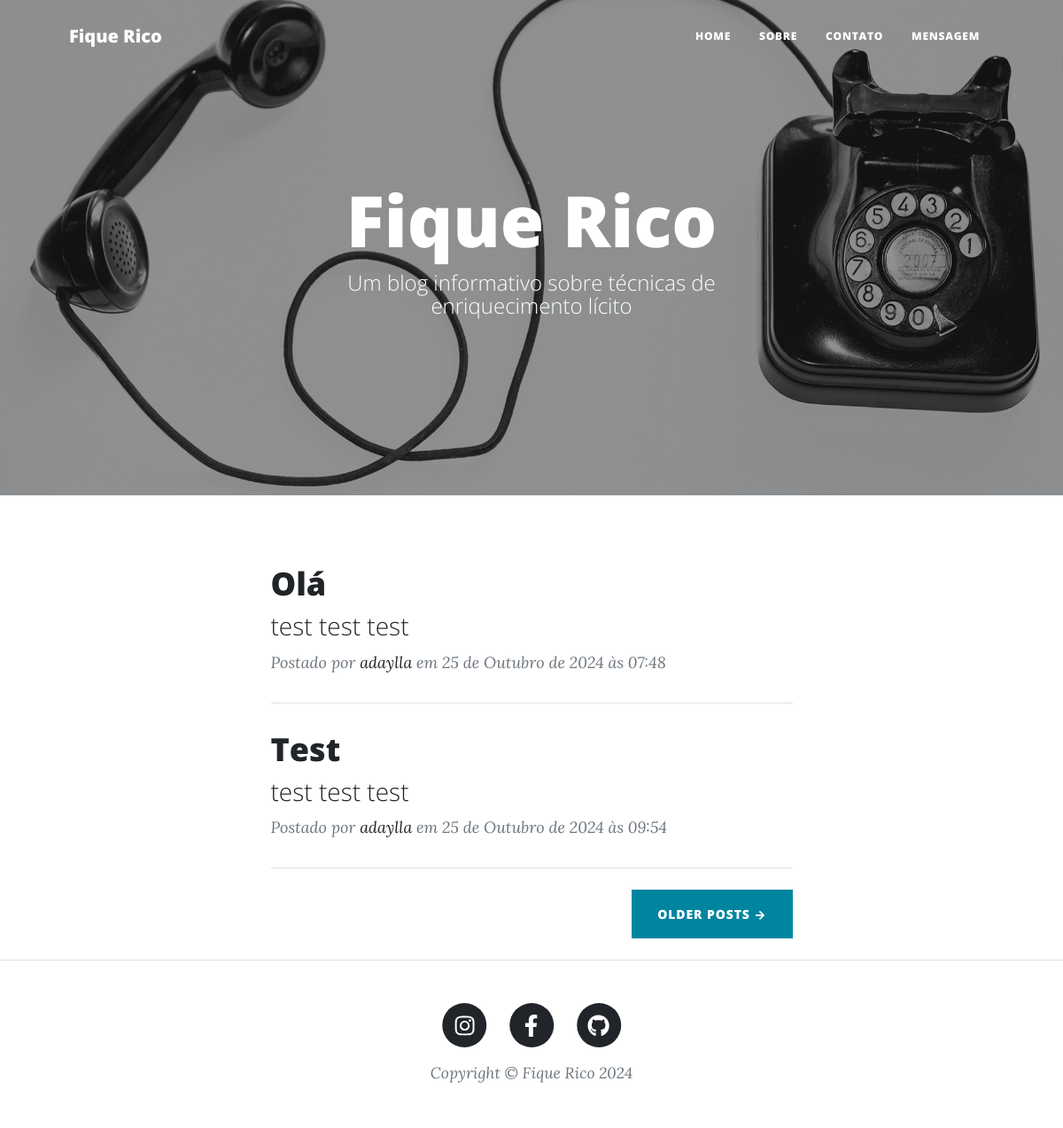
The page / on the database its author committed.
### blog/models.py (models this page shows, shortened)
class Blog(models.Model):
    nome = models.CharField(max_length=100)
    subnome = models.CharField(max_length=100, blank=True)
    descricao = models.TextField(max_length=2000)
    capa = models.ImageField()
    instagram = models.URLField()
    facebook = models.URLField()
    github = models.URLField()
    autores = models.ManyToManyField(User)

class Post(models.Model):
    titulo = models.CharField(max_length=140)
    subtitulo = models.CharField(max_length=140, blank=True)
    data_criacao = models.DateTimeField(auto_now_add=True)
    usuario = models.ForeignKey(User, on_delete=models.CASCADE)
    conteudo = models.TextField(max_length=2000)
    capa = models.ImageField(blank=True)

### blog/views.py (the view)
# urls.py: path('', views.index, name='index'),
def index(request):
    context = {
        "posts": Post.objects.all(),
        "blog": Blog.objects.first()
    }
    return render(request, "index.html", context)

### blog/templates/index.html
{% extends "base.html" %}
{% load static %}
{% block content %}
<div class="container px-4 px-lg-5">
    <div class="row gx-4 gx-lg-5 justify-content-center">
        <div class="col-md-10 col-lg-8 col-xl-7">
            {% for post in posts %}
            <div class="post-preview">
                <a href="{% url 'post' post.id %}">
                    <h2 class="post-title">{{ post.titulo }}</h2>
                    <h3 class="post-subtitle">{{ post.subtitulo }}</h3>
                </a>
                <p class="post-meta">
                    Postado por
                    <a href="#!">{{ post.usuario.username }}</a>
                    em {{ post.data_criacao }}
                </p>
            </div>
            <hr class="my-4" />
            {% endfor %}
            <div class="d-flex justify-content-end mb-4"><a class="btn btn-primary text-uppercase" href="#!">Older Posts →</a></div>
        </div>
    </div>
</div>
{% endblock content %}

### blog/templates/base.html (shortened to what this page needs)
{% load static %}
<!DOCTYPE html>
<html lang="pt-br">
    <head>
        <link href="{% static 'css/styles.css' %}" rel="stylesheet" />
    </head>
    <body>
        <nav class="navbar navbar-expand-lg navbar-light" id="mainNav">
            <div class="container px-4 px-lg-5">
                <a class="navbar-brand" href="{% url 'index' %}">{{ blog.nome }}</a>
                <div class="collapse navbar-collapse" id="navbarResponsive">
                    <ul class="navbar-nav ms-auto py-4 py-lg-0">
                        <li class="nav-item"><a class="nav-link px-lg-3 py-3 py-lg-4" href="{% url 'index' %}">Home</a></li>
                        <li class="nav-item"><a class="nav-link px-lg-3 py-3 py-lg-4" href="{% url 'sobre' %}">Sobre</a></li>
                        <li class="nav-item"><a class="nav-link px-lg-3 py-3 py-lg-4" href="{% url 'contato' %}">Contato</a></li>
                        <li class="nav-item"><a class="nav-link px-lg-3 py-3 py-lg-4" href="{% url 'mensagem' %}">Mensagem</a></li>
                    </ul>
                </div>
            </div>
        </nav>
        {% block header %}
        <header class="masthead" style="background-image: url('{{ blog.capa.url }}')">
            <div class="container position-relative px-4 px-lg-5">
                <div class="row gx-4 gx-lg-5 justify-content-center">
                    <div class="col-md-10 col-lg-8 col-xl-7">
                        <div class="site-heading">
                            <h1>{{ blog.nome }}</h1>
                            {% if blog.subnome %}
                            <span class="subheading">{{ blog.subnome }}</span>
                            {% endif %}
                        </div>
                    </div>
                </div>
            </div>
        </header>
        {% endblock header %}
        {% block  content %}
        {% endblock content %}
        <footer class="border-top">
            <div class="container px-4 px-lg-5">
                <div class="row gx-4 gx-lg-5 justify-content-center">
                    <div class="col-md-10 col-lg-8 col-xl-7">
                        <ul class="list-inline text-center">
                            <li class="list-inline-item">
                                <a href="{{ blog.instagram }}">
                                    <span class="fa-stack fa-lg">
                                        <i class="fas fa-circle fa-stack-2x"></i>
                                        <i class="fab fa-instagram fa-stack-1x fa-inverse"></i>
                                    </span>
                                </a>
                            </li>
                            <li class="list-inline-item">
                                <a href="{{ blog.facebook }}">
                                    <span class="fa-stack fa-lg">
                                        <i class="fas fa-circle fa-stack-2x"></i>
                                        <i class="fab fa-facebook-f fa-stack-1x fa-inverse"></i>
                                    </span>
                                </a>
                            </li>
                            <li class="list-inline-item">
                                <a href="{{ blog.github }}">
                                    <span class="fa-stack fa-lg">
                                        <i class="fas fa-circle fa-stack-2x"></i>
                                        <i class="fab fa-github fa-stack-1x fa-inverse"></i>
                                    </span>
                                </a>
                            </li>
                        </ul>
                        <div class="small text-center text-muted fst-italic">Copyright &copy; {{ blog.nome }} {% now 'Y' %}</div>
                    </div>
                </div>
            </div>
        </footer>
    </body>
</html>

### rows shown on the page
Blog: nome "Fique Rico", capa (picture), subnome "Um blog informativo sobre técnicas de enriquecimento lícito"
Post: titulo "Olá", subtitulo "test test test", usuario.username "adaylla", data_criacao "25 de Outubro de 2024 às 07:48"
Post: titulo "Test", subtitulo "test test test", usuario.username "adaylla", data_criacao "25 de Outubro de 2024 às 09:54"
